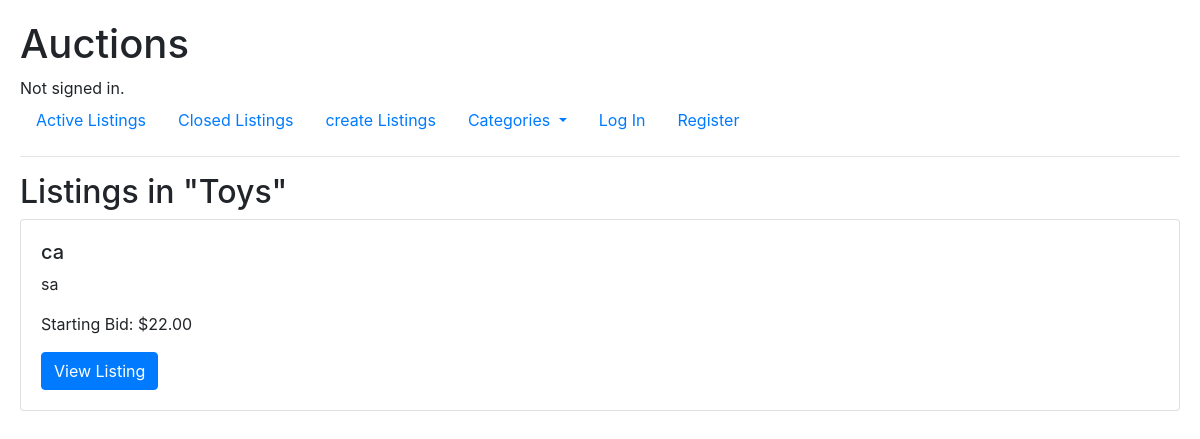
Page /categories/Toys/ on the committed database.
### auctions/models.py (models this page shows, shortened)
class Listings(models.Model):
    title =models.CharField(max_length=100)
    description = models.TextField()
    starting_bid =models.DecimalField(max_digits=10, decimal_places=2)
    image_url =models.URLField()
    create_at =models.DateTimeField(auto_now_add=True)
    user = models.ForeignKey(User, on_delete=models.CASCADE, related_name="listings")
    status =models.TextField(default="ongoing")
    category = models.CharField(max_length=50, choices=CATEGORY_CHOICES, blank=True, null=True)

### auctions/views.py (the view)
# urls.py: path("categories/<str:category_name>/", views.category_filter, name="category_filter"),
def category_filter(request, category_name):
    listings = Listings.objects.filter(category=category_name, status="ongoing")
    return render(request, "auctions/category_listings.html", {
        "category": category_name,
        "listings": listings
    })

### auctions/templates/auctions/category_listings.html
{% extends "auctions/layout.html" %}
{% block body %}
<h2>Listings in "{{ category }}"</h2>
{% for listing in listings %}
  <div class="card mb-3">
    <div class="card-body">
      <h5>{{ listing.title }}</h5>
      <p>{{ listing.description }}</p>
      <p>Starting Bid: ${{ listing.starting_bid }}</p>
      <a href="{% url 'listings' listing.id %}" class="btn btn-primary">View Listing</a>
    </div>
  </div>
{% empty %}
  <p>No active listings in this category.</p>
{% endfor %}
{% endblock %}

### auctions/static/auctions/styles.css (style rules this page uses)
body { padding: 10px; }

### rows in the picture
Listings: category "Toys", title "ca", description "sa", starting_bid "22.00"
